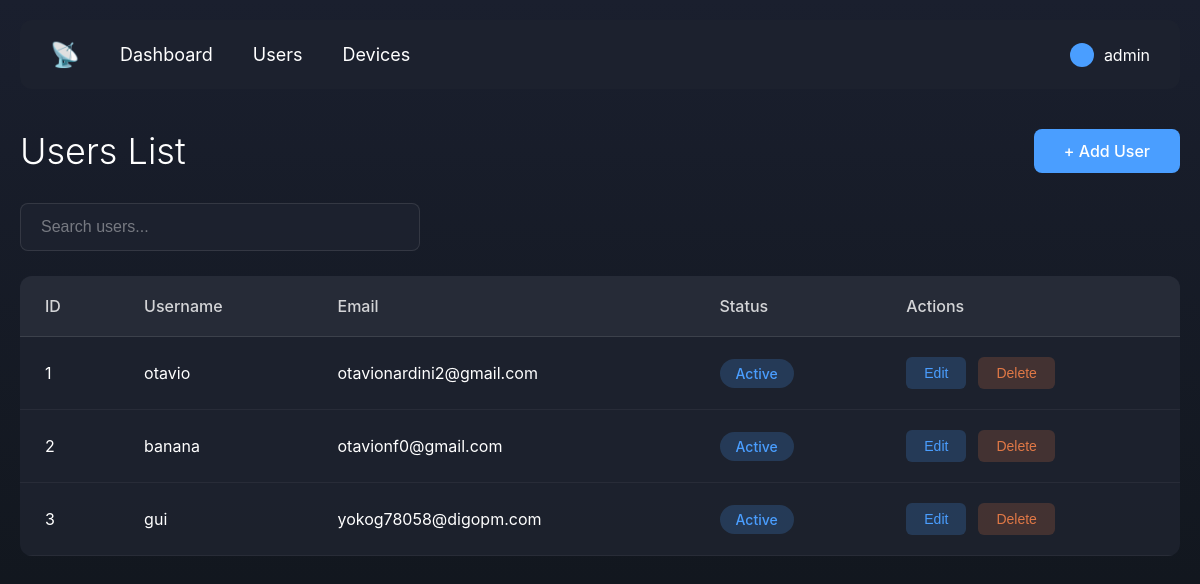
/usuarios/ (signed in), run on an earlier commit of the app's database.
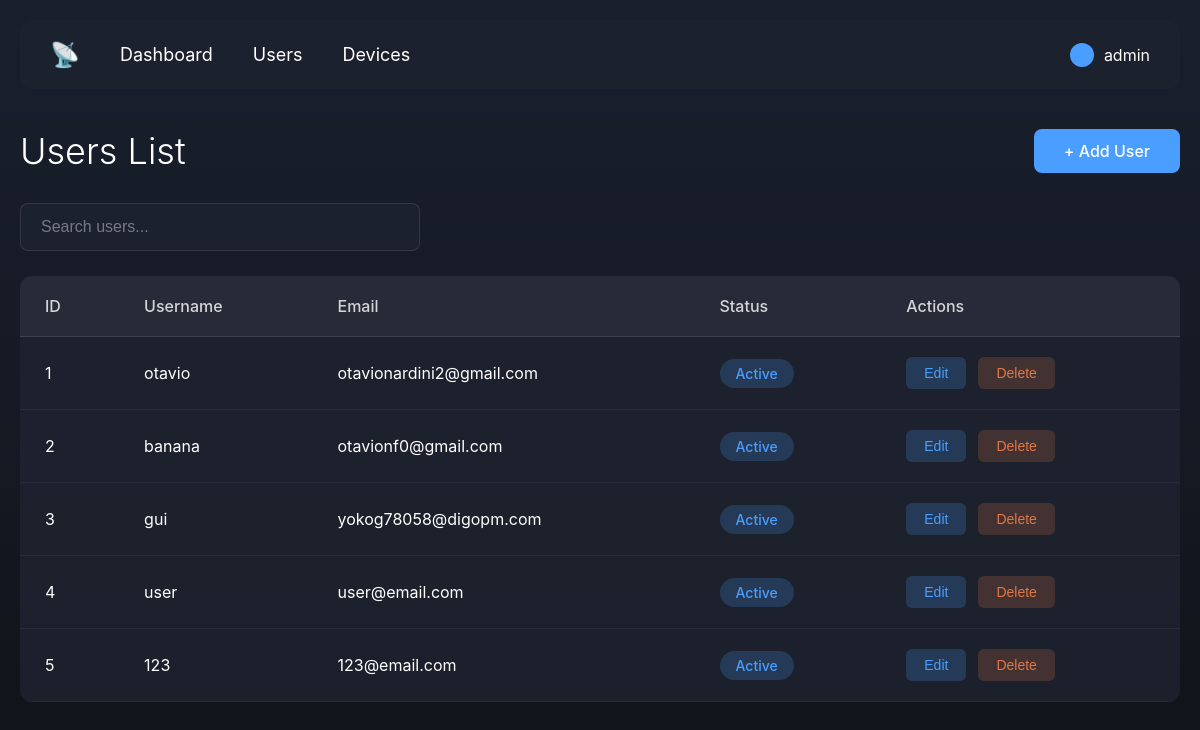
And on a later commit of the database.
### app_wifi_scanner/models.py (models this page shows, shortened)
class Usuario(models.Model):
    id_usuario = models.AutoField(primary_key=True)
    nome = models.CharField(max_length=100)
    email = models.EmailField(max_length=100, unique=True, default='sem-email@example.com')
    senha = models.CharField(max_length=100)

### app_wifi_scanner/views.py (the view)
# urls.py: path('usuarios/', views.usuarios, name='usuarios'),
def usuarios(request):
    if 'usuario_id' not in request.session:
        return redirect('login')
    usuarios = {'usuarios': Usuario.objects.all()}
    return render(request, 'usuarios/usuarios.html', usuarios)

### app_wifi_scanner/templates/usuarios/usuarios.html (shortened to what this page needs)
<!DOCTYPE html>
<html lang="pt-BR">
<head>
</head>
<body>
    <div class="container">
        <div class="header">
            <div class="nav">
                <div class="logo">📡</div>
                <a href="#" class="nav-item">Dashboard</a>
                <a href="{% url 'usuarios' %}" class="nav-item">Users</a>
                <a href="#" class="nav-item">Devices</a>
            </div>
            <div class="user">
                <div class="user-icon"></div>
                <span>admin</span>
            </div>
        </div>
        <div class="title-section">
            <h1>Users List</h1>
            <a href="{% url 'cadastro' %}" class="add-user-btn">+ Add User</a>
        </div>
        <div class="search-bar">
            <input type="text" class="search-input" id="searchInput" placeholder="Search users..." onkeyup="filterUsers()">
        </div>
        <div class="users-table">
            <table>
                <thead>
                    <tr>
                        <th>ID</th>
                        <th>Username</th>
                        <th>Email</th>
                        <th>Status</th>
                        <th>Actions</th>
                    </tr>
                </thead>
                <tbody id="usersTableBody">
                    {% if usuarios %}
                        {% for usuario in usuarios %}
                        <tr>
                            <td>{{ usuario.id_usuario }}</td>
                            <td>{{ usuario.nome }}</td>
                            <td>{{ usuario.email }}</td>
                            <td><span class="status active">Active</span></td>
                            <td>
                                <div class="actions">
                                    <button class="action-btn edit-btn">Edit</button>
                                    <button class="action-btn delete-btn" onclick="deleteUser({{ usuario.id_usuario }})">Delete</button>
                                </div>
                            </td>
                        </tr>
                        {% endfor %}
                    {% else %}
                        <tr>
                            <td colspan="5" class="no-users">
                                No users registered yet. Click "+ Add User" to register your first user.
                            </td>
                        </tr>
                    {% endif %}
                </tbody>
            </table>
        </div>
    </div>
</body>
</html>

### app_wifi_scanner/templates/usuarios/usuarios.html (style rules this page uses)
* { margin: 0; padding: 0; box-sizing: border-box; }
body { font-family: -apple-system, BlinkMacSystemFont, 'Segoe UI', Arial, sans-serif; background: linear-gradient(180deg, #1a1f2e 0%, #0f1419 100%); color: #ffffff; min-height: 100vh; padding: 20px; }
.container { max-width: 1400px; margin: 0 auto; }
.header { display: flex; justify-content: space-between; align-items: center; padding: 20px 30px; background: rgba(30, 35, 48, 0.6); border-radius: 12px; margin-bottom: 40px; }
.nav { display: flex; align-items: center; gap: 40px; }
.logo { font-size: 24px; }
.nav-item { color: #ffffff; text-decoration: none; font-size: 18px; transition: opacity 0.3s; }
.user { display: flex; align-items: center; gap: 10px; font-size: 16px; }
.user-icon { width: 24px; height: 24px; background: #4a9eff; border-radius: 50%; }
.title-section { display: flex; justify-content: space-between; align-items: center; margin-bottom: 30px; }
h1 { font-size: 36px; font-weight: 300; }
.add-user-btn { padding: 12px 30px; font-size: 16px; background: #4a9eff; border: none; border-radius: 8px; color: #ffffff; cursor: pointer; transition: all 0.3s; font-weight: 500; text-decoration: none; display: inline-block; }
.search-bar { margin-bottom: 25px; }
.search-input { width: 100%; max-width: 400px; padding: 14px 20px; font-size: 16px; background: rgba(30, 35, 48, 0.8); border: 1px solid rgba(255, 255, 255, 0.1); border-radius: 8px; color: #ffffff; outline: none; transition: all 0.3s; }
.search-input::placeholder { color: rgba(255, 255, 255, 0.4); }
.users-table { background: rgba(30, 35, 48, 0.8); border-radius: 12px; overflow: hidden; }
table { width: 100%; border-collapse: collapse; }
thead { background: rgba(40, 45, 58, 0.8); }
th { padding: 20px 25px; text-align: left; font-size: 16px; font-weight: 500; color: rgba(255, 255, 255, 0.8); border-bottom: 1px solid rgba(255, 255, 255, 0.1); }
td { padding: 20px 25px; font-size: 16px; border-bottom: 1px solid rgba(255, 255, 255, 0.05); }
.status { display: inline-block; padding: 6px 16px; border-radius: 20px; font-size: 14px; font-weight: 500; }
.status.active { background: rgba(74, 158, 255, 0.2); color: #4a9eff; }
.actions { display: flex; gap: 12px; }
.action-btn { padding: 8px 18px; font-size: 14px; border: none; border-radius: 6px; cursor: pointer; transition: all 0.3s; font-weight: 500; }
.edit-btn { background: rgba(74, 158, 255, 0.2); color: #4a9eff; }
.delete-btn { background: rgba(224, 120, 70, 0.2); color: #e07846; }

What changed in the data, as far as the page shows it:
added Usuario: id_usuario "4", nome "user", email "user@email.com"
added Usuario: id_usuario "5", nome "123", email "123@email.com"
